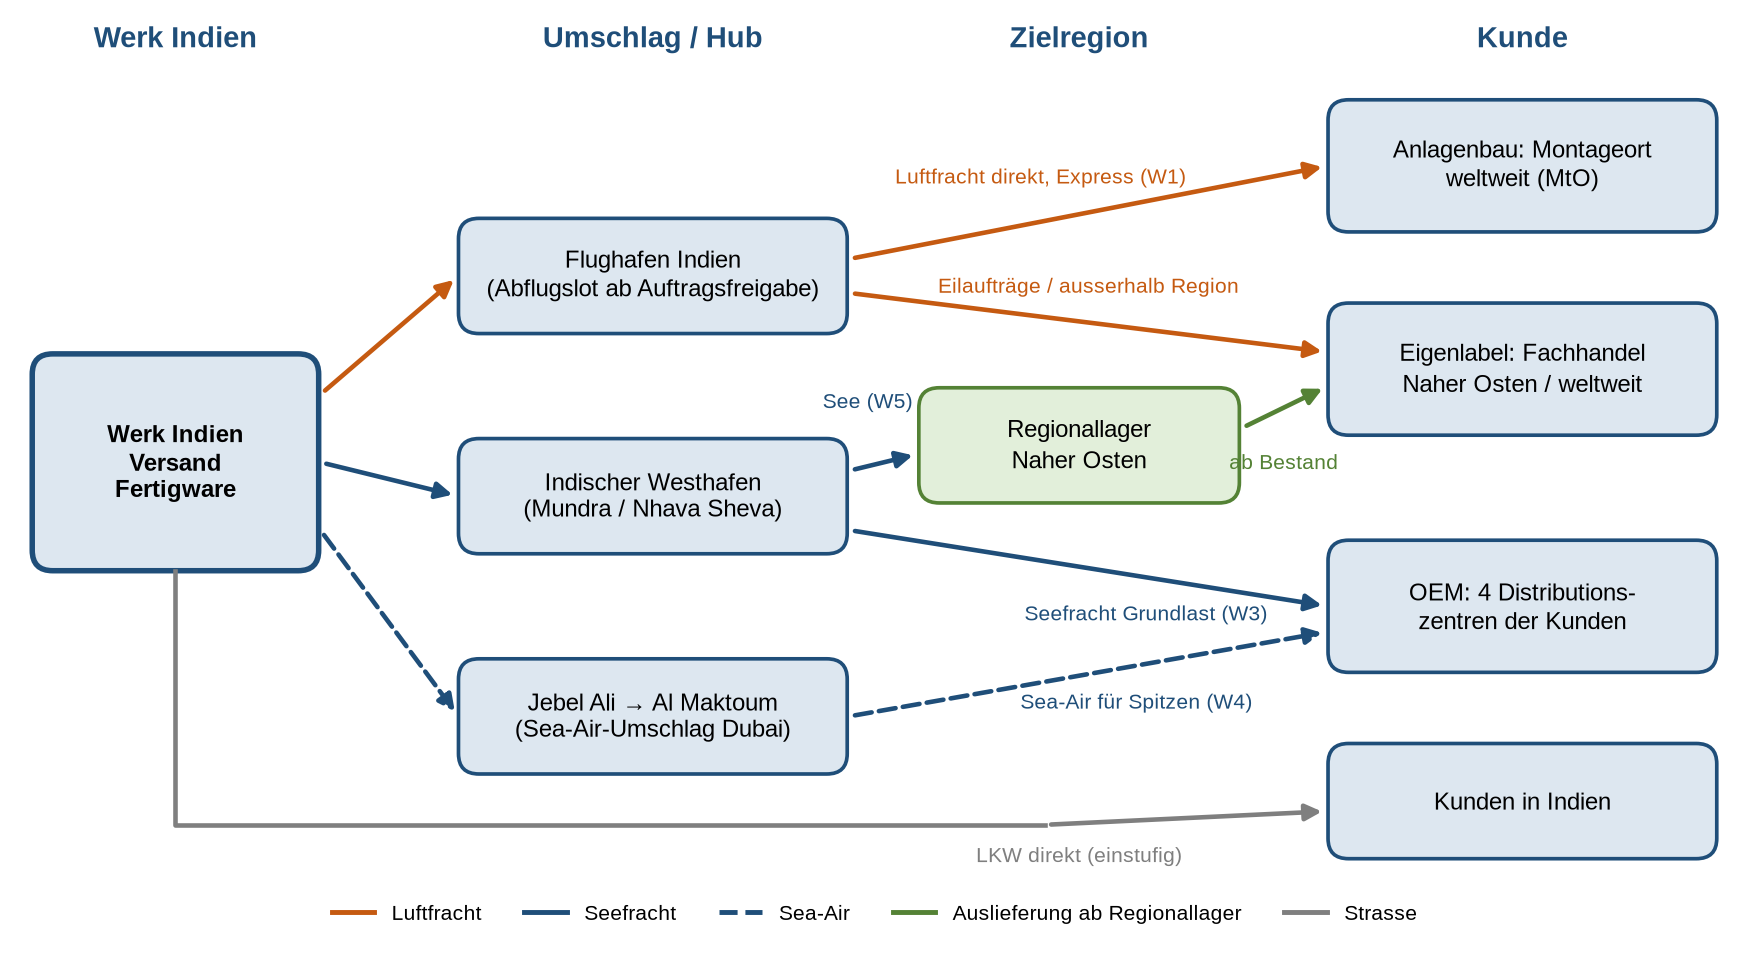

Source code (Python):
"""Abbildung Distribution: Soll-Distributionsnetz je Segment (Empfehlung aus der Potenzialmatrix).

Aufruf: python dist-netz.py  ->  dist-netz.png (+ .svg) im selben Ordner.
Schrift: Liberation Sans, falls vorhanden (Umgebungsvariable FONT_DIR mit den .ttf), sonst DejaVu Sans.
"""
import os
from pathlib import Path

import matplotlib

matplotlib.use("Agg")
import matplotlib.pyplot as plt
from matplotlib import font_manager
from matplotlib.lines import Line2D
from matplotlib.patches import FancyArrowPatch, FancyBboxPatch

BLAU, ORANGE, GRUEN, GRAU = "#1F4E79", "#C55A11", "#548235", "#7F7F7F"
HELLBLAU, HELLGRUEN, HELLGRAU = "#DDE7F0", "#E2EFDA", "#EDEDED"

font_dir = os.environ.get("FONT_DIR")
if font_dir:
    for f in Path(font_dir).glob("LiberationSans*.ttf"):
        font_manager.fontManager.addfont(str(f))
plt.rcParams["font.family"] = ["Liberation Sans", "DejaVu Sans"]
plt.rcParams["font.size"] = 8

fig, ax = plt.subplots(figsize=(10, 5.2))
ax.set_xlim(0, 100)
ax.set_ylim(0, 52)
ax.axis("off")

# Stil je Verkehrsträger
LUFT = dict(color=ORANGE, ls="-")
SEE = dict(color=BLAU, ls="-")
SEAAIR = dict(color=BLAU, ls="--")
LKW = dict(color=GRAU, ls="-")


def box(x, y, w, h, text, fc=HELLBLAU, ec=BLAU, bold=False, lw=1.2):
    ax.add_patch(FancyBboxPatch((x, y), w, h, boxstyle="round,pad=0.4,rounding_size=1.2", fc=fc, ec=ec, lw=lw))
    ax.text(x + w / 2, y + h / 2, text, ha="center", va="center", fontsize=8,
            weight="bold" if bold else "normal", linespacing=1.25)


def arrow(p1, p2, style, label=None, lpos=0.5, dy=0.9, rad=0.0):
    ax.add_patch(FancyArrowPatch(p1, p2, arrowstyle="-|>", mutation_scale=11, lw=1.5,
                                 connectionstyle=f"arc3,rad={rad}", **style))
    if label:
        x = p1[0] + (p2[0] - p1[0]) * lpos
        y = p1[1] + (p2[1] - p1[1]) * lpos + dy
        ax.text(x, y, label, ha="center", va="bottom", fontsize=6.8, color=style["color"])


# Spaltenköpfe
for x, t in [(9, "Werk Indien"), (37, "Umschlag / Hub"), (62, "Zielregion"), (88, "Kunde")]:
    ax.text(x, 50.5, t, ha="center", fontsize=9.5, weight="bold", color=BLAU)

box(1, 20, 16, 12, "Werk Indien\nVersand\nFertigware", bold=True, lw=1.8)
box(26, 34, 22, 6, "Flughafen Indien\n(Abflugslot ab Auftragsfreigabe)")
box(26, 21, 22, 6, "Indischer Westhafen\n(Mundra / Nhava Sheva)")
box(26, 8, 22, 6, "Jebel Ali → Al Maktoum\n(Sea-Air-Umschlag Dubai)")
box(53, 24, 18, 6, "Regionallager\nNaher Osten", fc=HELLGRUEN, ec=GRUEN)

box(77, 40, 22, 7, "Anlagenbau: Montageort\nweltweit (MtO)")
box(77, 28, 22, 7, "Eigenlabel: Fachhandel\nNaher Osten / weltweit")
box(77, 14, 22, 7, "OEM: 4 Distributions-\nzentren der Kunden")
box(77, 3, 22, 6, "Kunden in Indien")

# Anlagenbau
arrow((17.5, 30), (25.6, 37), LUFT)
arrow((48.5, 38), (76.6, 43.5), LUFT, "Luftfracht direkt, Express (W1)", lpos=0.4, dy=2.0)
# Eigenlabel
arrow((17.5, 26), (25.6, 24), SEE)
arrow((48.5, 25.5), (52.6, 26.5), SEE)
ax.text(49.6, 29.2, "See (W5)", fontsize=6.8, color=BLAU, ha="center")
arrow((71.5, 28), (76.6, 30.5), dict(color=GRUEN, ls="-"))
ax.text(74, 25.6, "ab Bestand", fontsize=6.8, color=GRUEN, ha="center")
arrow((48.5, 36), (76.6, 32.5), LUFT, "Eilaufträge / ausserhalb Region", lpos=0.5, dy=1.5)
# OEM
arrow((48.5, 22), (76.6, 17.5), SEE, "Seefracht Grundlast (W3)", lpos=0.62, dy=-2.8)
arrow((17.5, 22), (25.6, 11), SEAAIR)
arrow((48.5, 11), (76.6, 16), SEAAIR, "Sea-Air für Spitzen (W4)", lpos=0.6, dy=-2.8)
# Indien
ax.plot([9, 9, 60], [19.6, 4.6, 4.6], color=GRAU, lw=1.5)
arrow((60, 4.6), (76.6, 5.4), LKW)
ax.text(62, 2.4, "LKW direkt (einstufig)", fontsize=6.8, color=GRAU, ha="center")

legend = [Line2D([0], [0], color=ORANGE, lw=1.6, label="Luftfracht"),
          Line2D([0], [0], color=BLAU, lw=1.6, label="Seefracht"),
          Line2D([0], [0], color=BLAU, lw=1.6, ls="--", label="Sea-Air"),
          Line2D([0], [0], color=GRUEN, lw=1.6, label="Auslieferung ab Regionallager"),
          Line2D([0], [0], color=GRAU, lw=1.6, label="Strasse")]
ax.legend(handles=legend, loc="upper center", bbox_to_anchor=(0.5, 0.02), frameon=False, fontsize=7, ncol=5)

out = Path(__file__).with_suffix("")
fig.savefig(f"{out}.png", dpi=220, bbox_inches="tight")
fig.savefig(f"{out}.svg", bbox_inches="tight")
print("geschrieben:", f"{out}.png")
